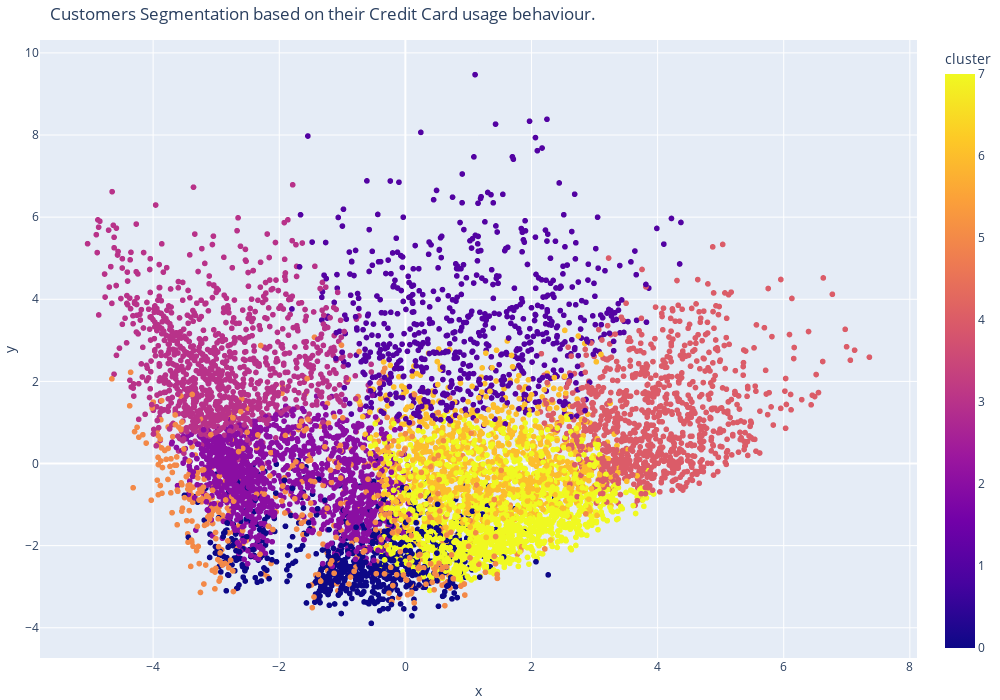

This figure's notebook cell:
### Code cell
fig = px.scatter(pca_df, 
                 x='x', 
                 y='y', 
                 color='cluster',
                 height=700,
                 width=1000,
                 title='Customers Segmentation based on their Credit Card usage behaviour.')

fig.update_layout(legend_orientation='h',
                  legend=dict(x=.5, xanchor='center'),
                  hovermode='x',
                  margin=dict(l=0, r=10, t=40, b=0))

fig.show()

### Figure 1 — Plotly figure (JSON) as saved in the notebook; plotly's stock layout.template omitted (floating-point values rounded to 4 significant figures; data arrays with more than 128 entries replaced by an {"elided": "..."} marker saying what was removed)
{"data": [{"hovertemplate": "x=%{x}<br>y=%{y}<br>cluster=%{marker.color}<extra></extra>", "legendgroup": "", "marker": {"color": {"elided": "8950 int values"}, "coloraxis": "coloraxis", "symbol": "circle"}, "mode": "markers", "name": "", "showlegend": false, "type": "scattergl", "x": {"elided": "8950 float values"}, "xaxis": "x", "y": {"elided": "8950 float values"}, "yaxis": "y"}], "layout": {"coloraxis": {"colorbar": {"title": {"text": "cluster"}}, "colorscale": [[0, "#0d0887"], [0.1111, "#46039f"], [0.2222, "#7201a8"], [0.3333, "#9c179e"], [0.4444, "#bd3786"], [0.5556, "#d8576b"], [0.6667, "#ed7953"], [0.7778, "#fb9f3a"], [0.8889, "#fdca26"], [1, "#f0f921"]]}, "height": 700, "hovermode": "x", "legend": {"orientation": "h", "tracegroupgap": 0, "x": 0.5, "xanchor": "center"}, "margin": {"b": 0, "l": 0, "r": 10, "t": 40}, "title": {"text": "Customers Segmentation based on their Credit Card usage behaviour."}, "width": 1000, "xaxis": {"anchor": "y", "domain": [0, 1], "title": {"text": "x"}}, "yaxis": {"anchor": "x", "domain": [0, 1], "title": {"text": "y"}}}}
